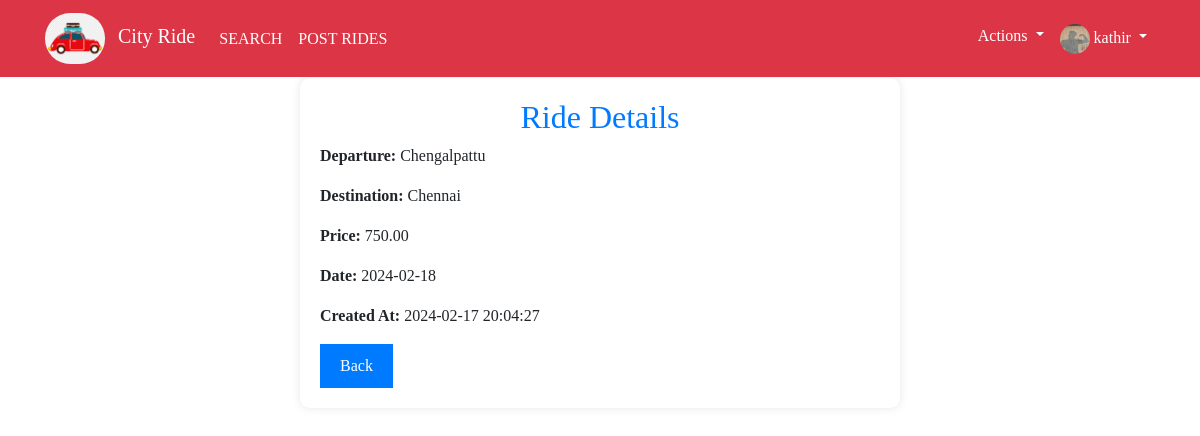
The app's page /main/ride_details.php?post_id=3 (signed in) with its own data.
### tables this page shows
CREATE TABLE `users` (
  `userID` int(11) NOT NULL,
  `fullName` varchar(255) NOT NULL,
  `dateOfBirth` date DEFAULT NULL,
  `gender` enum('Male','Female','Other') DEFAULT NULL,
  `email` varchar(255) NOT NULL,
  `phoneNumber` varchar(20) NOT NULL,
  `district` varchar(100) DEFAULT NULL,
  `username` varchar(50) NOT NULL,
  `password` varchar(255) NOT NULL,
  `aadharCardImage` mediumblob DEFAULT NULL,
  `drivingLicenseImage` mediumblob DEFAULT NULL,
  `verificationDetails` enum('pending','verified','rejected','not_verified') NOT NULL DEFAULT 'not_verified',
  `newProfilePicture` mediumblob DEFAULT NULL
);

CREATE TABLE `post_rides` (
  `post_id` int(11) NOT NULL,
  `user_id` int(11) DEFAULT NULL,
  `departure` varchar(255) NOT NULL,
  `destination` varchar(255) NOT NULL,
  `seats_available` int(11) NOT NULL,
  `price` decimal(10,2) NOT NULL,
  `date` date NOT NULL,
  `created_at` timestamp NOT NULL DEFAULT current_timestamp()
);

### main/ride_details.php (the view, shortened to what this page needs)
<main><?php
include '../includes/header.php';
$servername = "localhost";
$username = "root";
$password = "";
$dbname = "project";
try {
    $conn = new PDO("mysql:host=$servername;dbname=$dbname", $username, $password);
    $conn->setAttribute(PDO::ATTR_ERRMODE, PDO::ERRMODE_EXCEPTION);
    $post_id = $_GET['post_id'];
    $stmt = $conn->prepare("SELECT * FROM post_rides WHERE post_id = :post_id");
    $stmt->bindParam(':post_id', $post_id);
    $stmt->execute();
    $ride = $stmt->fetch(PDO::FETCH_ASSOC);
    echo "<h2>Ride Details</h2>";
    echo "<p><strong>Departure:</strong> " . $ride['departure'] . "</p>";
    echo "<p><strong>Destination:</strong> " . $ride['destination'] . "</p>";
    echo "<p><strong>Price:</strong> " . $ride['price'] . "</p>";
    echo "<p><strong>Date:</strong> " . $ride['date'] . "</p>";
    echo "<p><strong>Created At:</strong> " . $ride['created_at'] . "</p>";
    echo "<button onclick=\"window.history.back()\">Back</button>";
} catch(PDOException $e) {
    echo "Connection failed: " . $e->getMessage();
}
?>
</main>

### includes/header.php (shortened to what this page needs)
<!DOCTYPE html>
<html lang="en">
<head>
    <link rel="stylesheet" href="https://maxcdn.bootstrapcdn.com/bootstrap/4.3.1/css/bootstrap.min.css" />
    <link rel="stylesheet" href="https://use.fontawesome.com/releases/v5.8.1/css/all.css"
 />
        <link rel="stylesheet" type="text/css" href="../main/css/app.css" />
</head>
<body>
<nav class="navbar navbar-expand-md bg-danger navbar-dark fixed-top">
        <div class="container">
            <a class="navbar-brand" href="#">
                <img src="../main/img/city.png" class="logo" alt="cityride" width="60px" style="border-radius: 25px;" />
                <span class="site-name ml-2">City Ride</span>
            </a>
            <div class="collapse navbar-collapse justify-content-between" id="menu-nav">
            <ul class="navbar-nav">
                <li class="nav-item">
                    <a class="nav-link text-white text-uppercase" href="index.php">SEARCH</a>
                </li>
                <li class="nav-item">
                    <?php
                    if (isset($_SESSION['user_id'])) {
                        require_once 'db_connection.php';
                        $user_id = $_SESSION['user_id'];
                        $query = "SELECT verificationDetails FROM users WHERE userID = $user_id";
                        $result = mysqli_query($conn, $query);
                        if ($result && mysqli_num_rows($result) > 0) {
                            $row = mysqli_fetch_assoc($result);
                            $verificationDetails = $row['verificationDetails'];
                            if ($verificationDetails == "verified") {
                                ?>
                                <a class="nav-link text-white text-uppercase" href="posthtml.php">POST RIDES</a>
                                <?php
                            } else {
                                ?>
                                <a class="nav-link text-white text-uppercase" href="viewprofile.php" onclick="showVerificationAlert()">POST RIDES</a>
                                <?php
                            }
                        } else {
                            ?>
                            <a class="nav-link text-white text-uppercase" href="viewprofile.php" onclick="showVerificationAlert()">POST RIDES</a>
                            <?php
                        }
                    } else {
                        ?>
                        <a class="nav-link text-white text-uppercase" href="../Login/index.html" onclick="showLoginPrompt()">POST RIDES</a>
                        <?php
                    }
                    ?>
                </li>
            </ul>
                <ul class="navbar-nav">
                    <?php
                    if (isset($_SESSION['user_id'])) {
                        ?>
                        <li class="nav-item dropdown">
                            <a class="nav-link dropdown-toggle text-white" href="#" data-toggle="dropdown">
                                Actions
                            </a>
                        </li>
                        <?php
require_once 'db_connection.php';
if (isset($_SESSION['user_id'])) {
    $user_id = $_SESSION['user_id'];
    $query = "SELECT username FROM users WHERE userID = $user_id";
    $result = mysqli_query($conn, $query);
    if ($result) {
        $row = mysqli_fetch_assoc($result);
        $username = $row['username'];
    } else {
        $username = "Guest";
    }
} else {
    $username = "Guest";
}
$sql = "SELECT * FROM users WHERE userID = ?";
$stmt = mysqli_prepare($conn, $sql);
mysqli_stmt_bind_param($stmt, "i", $user_id);
mysqli_stmt_execute($stmt);
$result = mysqli_stmt_get_result($stmt);
$user = mysqli_fetch_assoc($result);
?>
                        <li class="nav-item dropdown">
    <a class="nav-link dropdown-toggle text-white" href="#" data-toggle="dropdown">
        <i ><?php if (!empty($user['newProfilePicture'])): ?>
                <img src="<?php echo $user['newProfilePicture']; ?>" alt="Profile Picture" height="30px" width="30px" class="uploaded-image";>
            <?php endif; ?></i> <?php echo $username; ?>
    </a>
</li>
                        <?php
                    }
                    ?>
                </ul>
            </div>
        </div>
    </nav>
</body>
</html>

### main/css/app.css (style rules this page uses)
* { box-sizing: border-box; font-family: "Times New Roman", Times, serif; }
body { margin-top: 1px; }
.logo { border-radius: 50px; }
main { margin-top: 78px; position: relative; }

### main/ride_details.php (style rules this page uses)
body { font-family: Arial, sans-serif; margin: 0; padding: 0; background-color: #f2f2f2; }
main { max-width: 600px; margin: 20px auto; background-color: #fff; padding: 20px; border-radius: 10px; box-shadow: 0 0 10px rgba(0, 0, 0, 0.1); }
h2 { text-align: center; margin-top: 0; color: #007bff; }
p { margin: 10px 0; }
button { background-color: #007bff; color: #fff; border: none; border-radius: 5px; padding: 10px 20px; font-size: 16px; cursor: pointer; transition: background-color 0.3s ease; }

### includes/header.php (style rules this page uses)
.uploaded-image { border-radius: 50%; }

### records on screen
users: newProfilePicture (picture), username "kathir"
post_rides: departure "Chengalpattu", destination "Chennai", price "750.00", date "2024-02-18", created_at "2024-02-17 20:04:27"
